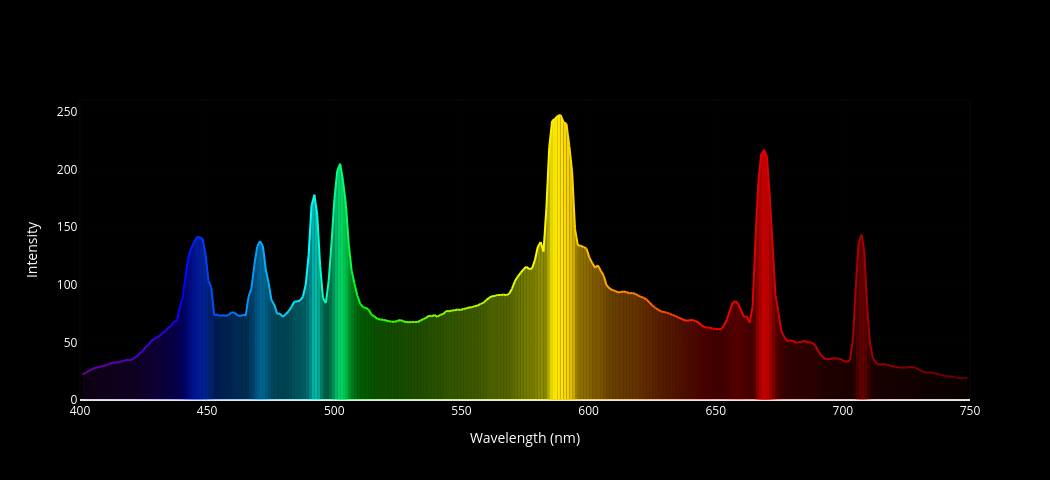

Notebook source saved alongside this figure:
### Code cell
def filled_iter(df_filtered):
    filled_fig=go.Figure()
    for i in range(len(df_filtered) - 1):
        wavelength_start = df_filtered.iloc[i]['nm']
        wavelength_end = df_filtered.iloc[i+1]['nm']

        y_val_start = df_filtered.iloc[i]['Grey Val']
        y_val_end = df_filtered.iloc[i+1]['Grey Val']

        # Calculate color based on wavelength_start (as in Matplotlib version)
        # rgb, gamma_factor are expected to be defined in the global scope.
        base_rgb_tuple = utils_for_plotly_rewrites.rgb(wavelength_start, gamma=utils_for_plotly_rewrites.gamma_factor) # rgb returns (R,G,B) 0-1

        # Calculate alpha for fill
        # min_alpha, Normalized_int, final_scale are expected to be defined in the global scope.
        alpha_factor = df_filtered.iloc[i]['Normalized_int']
        segment_alpha = utils_for_plotly_rewrites.final_scale(utils_for_plotly_rewrites.min_alpha, alpha_factor) # min_alpha is 0.1

        # Convert base_rgb_tuple to rgba string for fillcolor
        r, g, b = int(base_rgb_tuple[0]*255), int(base_rgb_tuple[1]*255), int(base_rgb_tuple[2]*255)
        fill_color_str = f"rgba({r}, {g}, {b}, {segment_alpha})"

        print(base_rgb_tuple)

        # Convert base_rgb_tuple to rgb string for line color
        line_color_str = f"rgb({r}, {g}, {b})"

        filled_fig.add_trace(go.Scatter(
            x=[wavelength_start, wavelength_end],
            y=[y_val_start, y_val_end],
            mode='lines',
            line=dict(color=line_color_str, width=2), # linewidth=2 from line_plot_iteration
            fill='tozeroy', # Fill area below the line to y=0
            fillcolor=fill_color_str,
            showlegend=False,
            name=f'Segment {i}' # Add a name for potential debugging, though not shown
        ))

    filled_fig.update_layout(axis_labels())
    filled_fig.show()

filled_iter(df_filtered=df_filtered)
